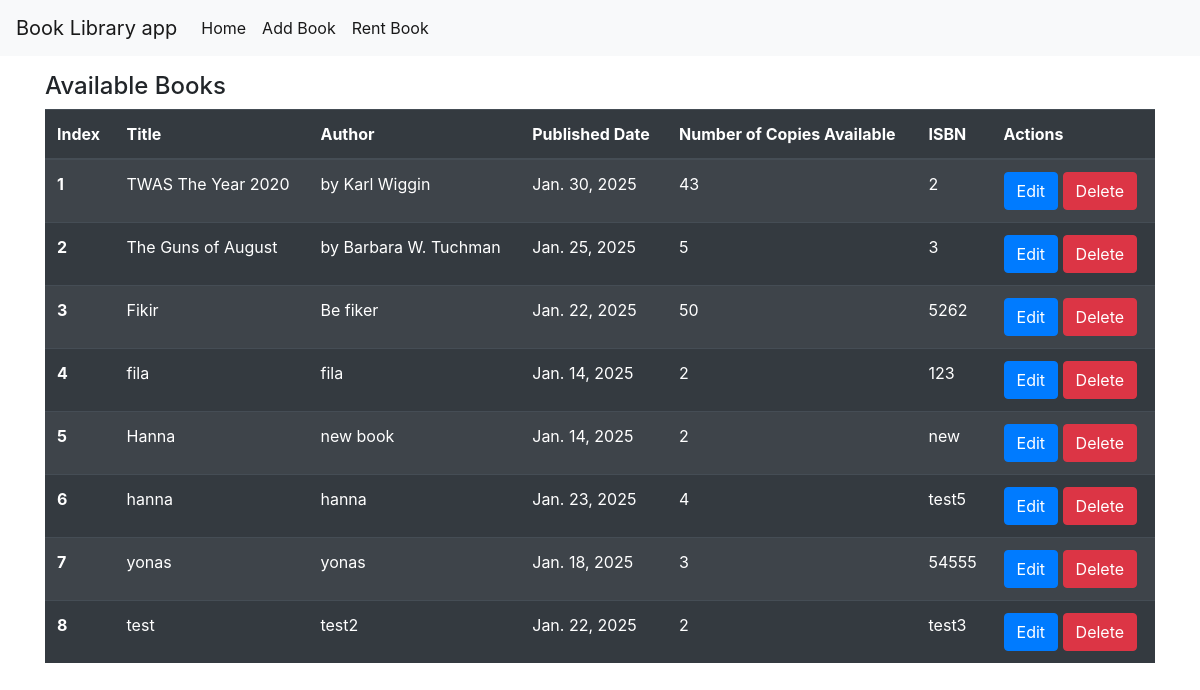
Before: / with the older database file.
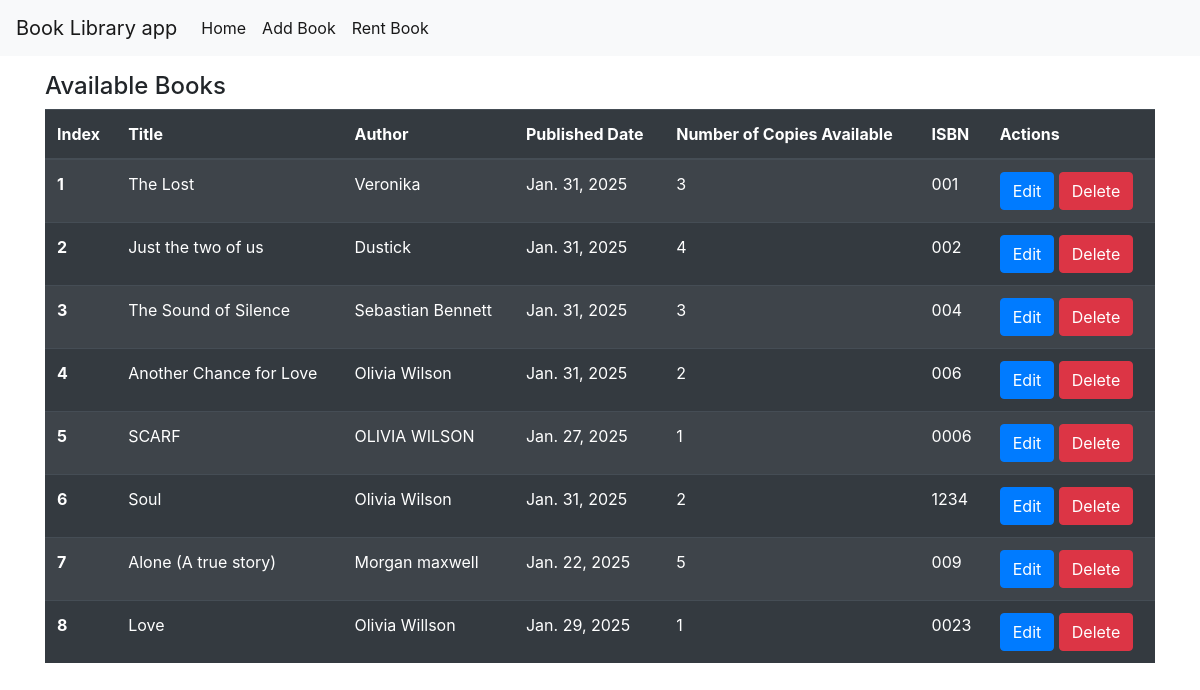
After: the same page with the newer database file.
### library/models.py (models this page shows, shortened)
class Book(models.Model):
    title = models.CharField(max_length=150)
    author = models.CharField(max_length=150)
    isbn = models.CharField(max_length=150, unique=True)
    published_Date = models.DateField()
    Copies_available = models.PositiveBigIntegerField()
    image_address=models.URLField(max_length=200, null=True, blank=True)

### library/views.py (the view)
# urls.py: path("",views.home, name='home'),
def home(request):
   books=Book.objects.all()
   return render(request, 'book_list.html',{'books':books})

### templates/book_list.html (shortened to what this page needs)
<!DOCTYPE html>
<html lang="en">
  <head>
    <link
      rel="stylesheet"
      href="https://cdn.jsdelivr.net/npm/bootstrap@4.4.1/dist/css/bootstrap.min.css"
    />
  </head>
  <body>
    <nav class="navbar navbar-expand-lg navbar-light bg-light">
      <a class="navbar-brand" href="#">Book Library app</a>
      <div class="collapse navbar-collapse" id="navbarText">
        <ul class="navbar-nav mr-auto">
          <li class="nav-item active">
            <a class="nav-link" href="#"
              >Home <span class="sr-only">(current)</span></a
            >
          </li>
          <li class="nav-item active">
            <a class="nav-link" href="/addbook">Add Book</a>
          </li>
          <li class="nav-item active">
            <a class="nav-link" href="book_view">Rent Book</a>
          </li>
        </ul>
      </div>
    </nav>
    <div class="container">
      <h4 class="mt-3">Available Books</h4>
      <table class="table table-striped table-dark">
        <thead>
          <tr>
            <th scope="col">Index</th>
            <th scope="col">Title</th>
            <th scope="col">Author</th>
            <th scope="col">Published Date</th>
            <th scope="col">Number of Copies Available</th>
            <th scope="col">ISBN</th>
            <th scope="col">Actions</th>
          </tr>
        </thead>
        <tbody>
          {% for i in books%}
          <tr>
            <th scope="col">{{forloop.counter}}</th>
            <td>{{i.title}}</td>
            <td>{{i.author}}</td>
            <td>{{i.published_Date}}</td>
            <td>{{i.Copies_available}}</td>
            <td>{{i.isbn}}</td>
            <td>
              <a href="{% url 'edit_book' i.id %}" class="btn btn-primary"
                >Edit</a
              >
              <a href="{% url 'delete' i.id %}" class="btn btn-danger"
                >Delete</a
              >
            </td>
          </tr>
          {% endfor %}
        </tbody>
      </table>
    </div>
  </body>
</html>

Changed rows visible on the page:
removed Book: title "TWAS The Year 2020", author "by Karl Wiggin", published_Date "Jan. 30, 2025", Copies_available "43", isbn "2"
removed Book: title "The Guns of August", author "by Barbara W. Tuchman", published_Date "Jan. 25, 2025", Copies_available "5", isbn "3"
removed Book: title "Fikir", author "Be fiker", published_Date "Jan. 22, 2025", Copies_available "50", isbn "5262"
removed Book: title "fila", author "fila", published_Date "Jan. 14, 2025", Copies_available "2", isbn "123"
removed Book: title "Hanna", author "new book", published_Date "Jan. 14, 2025", Copies_available "2", isbn "new"
added Book: title "The Lost", author "Veronika", published_Date "Jan. 31, 2025", Copies_available "3", isbn "001"
changed Book: title "hanna" → "Just the two of us"; author "hanna" → "Dustick"; published_Date "Jan. 23, 2025" → "Jan. 31, 2025"; isbn "test5" → "002"
changed Book: title "yonas" → "The Sound of Silence"; author "yonas" → "Sebastian Bennett"; published_Date "Jan. 18, 2025" → "Jan. 31, 2025"; isbn "54555" → "004"
changed Book: title "test" → "Another Chance for Love"; author "test2" → "Olivia Wilson"; published_Date "Jan. 22, 2025" → "Jan. 31, 2025"; isbn "test3" → "006"
added Book: title "SCARF", author "OLIVIA WILSON", published_Date "Jan. 27, 2025", Copies_available "1", isbn "0006"
added Book: title "Soul", author "Olivia Wilson", published_Date "Jan. 31, 2025", Copies_available "2", isbn "1234"
added Book: title "Alone (A true story)", author "Morgan maxwell", published_Date "Jan. 22, 2025", Copies_available "5", isbn "009"
added Book: title "Love", author "Olivia Willson", published_Date "Jan. 29, 2025", Copies_available "1", isbn "0023"
